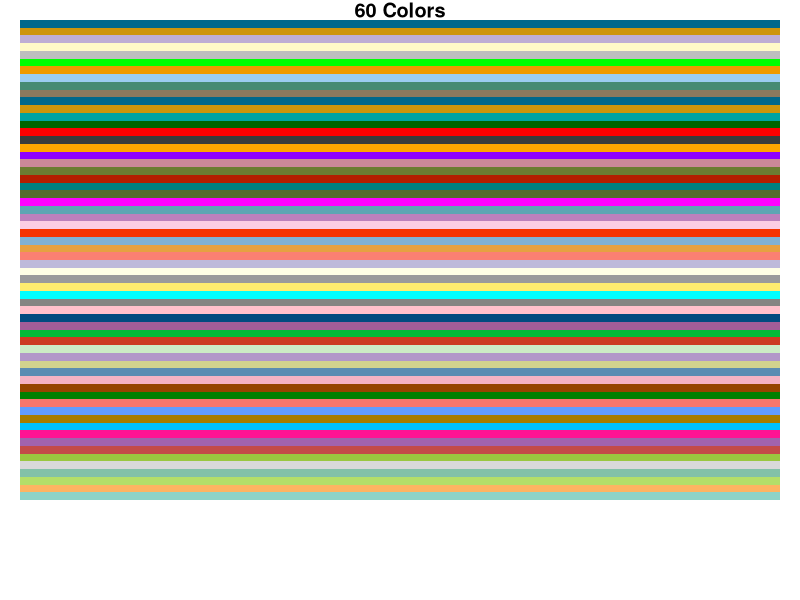

Here is the R script that generated this plot:
#color <- c(
#  "#8dd3c7", "#ffffb3", "#bebada", "#fb8072", "#80b1d3",
#  "#fdb462", "#b3de69", "#fccde5", "#d9d9d9", "#bc80bd",
#  "#ccebc5", "#ffed6f", "#8C9EFF", "#9b9b9b", "#ffffe5",
#  "#fdb462", "#bebada", "#fb8072", "#80b1d3", "#ffffb3",
#  "#b3de69", "#fccde5", "#d9d9d9", "#bc80bd", "#ccebc5"，
#  "#9ACD32", "#EECFA1", "#4F94CD", "#8B636C", "#EE9A00",
#  "#FF00FF", "#EECFA1", "#0000FF", "#BF3EFF", "#00FFFF",
#  "#A52A2A", "#FFFF00", "#FF00FF", "#00FF00", "#BEBEBE",
#  "#FF0000", "#EE9A00", "#006400", "#556B2F", "#556B2F",
#  "#CD950C", "#00688B", "#8B795E", "#458B74", "#9ACDF2"

#)

grp_color <- c("#1f77b4", "#ff7f0e", "#2ca02c", "#d62728", "#9467bd",
               "#8c564b", "#e377c2", "#7f7f7f", "#bcbd22", "#9edae5",
               "#aec7e8", "#ffbb78", "#98df8a", "#ff9896", "#c5b0d5",
               "#c49c94", "#f7b6d2", "#17becf", "#dbdb8d", "#c7c7c7")

src_color <- c("#8dd3c7", "#fdb462", "#b3de69", "#00688b", "#d9d9d9",
               "#c34b48", "#fffac8", "#a163ad", "#ff1493", "#00c1ff",
               "#a87c00", "#619cff", "#f8766d", "#008000", "#964500",
               "#f6b3c3", "#5b8cb2", "#d2d28e", "#b297c9", "#ccebc5",
               "#cc3a21", "#00ba38", "#a15d98", "#004a7f", "#ffc0cb",
               "#848482", "#00ffff", "#ffed6f", "#9b9b9b", "#ffffe5",
               "#bebada", "#fb8072", "#e6a141", "#80b1d3", "#f63200",
               "#fccde5", "#bc80bd", "#5da5b3", "#ff00ff", "#556b2f",
               "#008080", "#b41e00", "#6c7c32", "#cc8899", "#8f00ff",
               "#ffa500", "#3b3b3b", "#ff0000", "#006400", "#00a3a3",
               "#cd950c", "#00688b", "#8b795e", "#458b74", "#9acdf2",
               "#ee9a00", "#00ff00", "#bebebe", "#9ac73f", "#beaed4")

color <- c("#8dd3c7", "#fdb462", "#b3de69", "#82c1a8", "#d9d9d9",
           "#9ac73f", "#c34b48", "#a163ad", "#ff1493", "#00c1ff",
           "#a87c00", "#619cff", "#f8766d", "#008000", "#964500",
           "#f6b3c3", "#5b8cb2", "#d2d28e", "#b297c9", "#ccebc5",
           "#cc3a21", "#00ba38", "#a15d98", "#004a7f", "#ffc0cb",
           "#848482", "#00ffff", "#ffed6f", "#9b9b9b", "#ffffe5",
           "#bebada", "#fb8072", "#e6a141", "#80b1d3", "#f63200",
           "#fccde5", "#bc80bd", "#5da5b3", "#ff00ff", "#556b2f",
           "#008080", "#b41e00", "#6c7c32", "#cc8899", "#8f00ff",
           "#ffa500", "#3b3b3b", "#ff0000", "#006400", "#00a3a3",
           "#cd950c", "#00688b", "#8b795e", "#458b74", "#9acdf2",
           "#ee9a00", "#00ff00", "#bebebe", "#fffac8", "#beaed4",
           "#cd950c", "#00688B")

# 创建一个1行n_cols列的矩阵，用于表示颜色条
n_cols <- length(color)
col_matrix <- matrix(1:n_cols, ncol = n_cols)

# 绘制颜色条
par(mar = c(5, 1, 1, 1))
image(col_matrix, col = color, axes = FALSE, xlab = "", ylab = "",
      main = "60 Colors", asp = 1)
